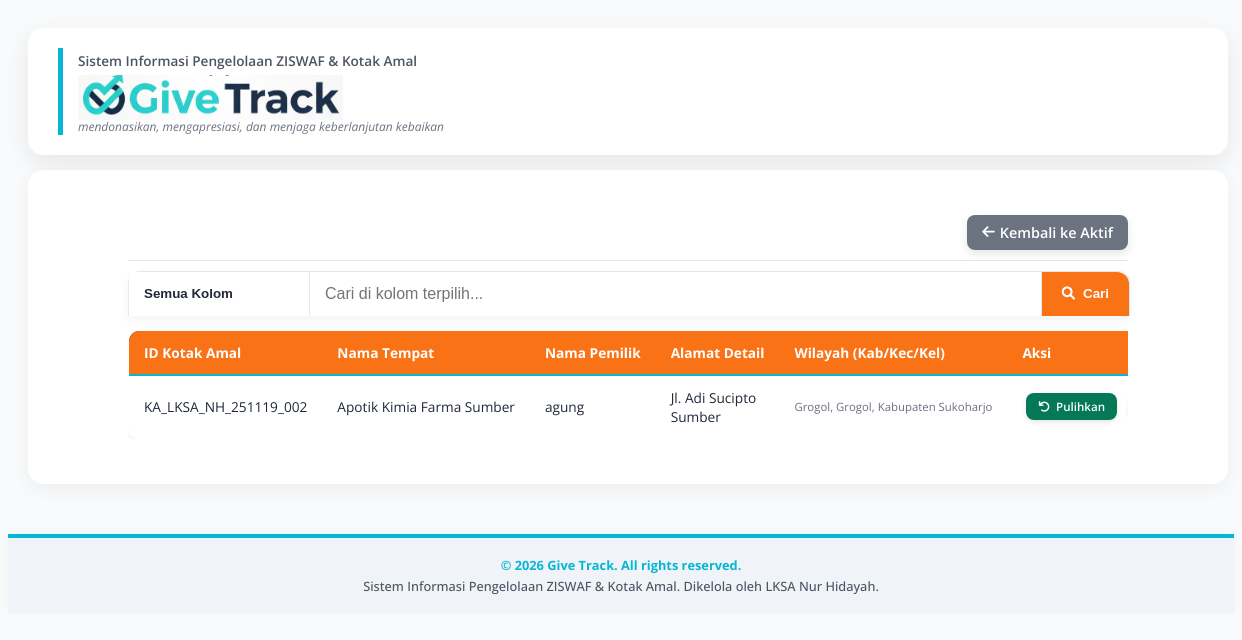
Page /pages/arsip_kotak_amal.php (signed in) on the committed database.
### tables this page shows
CREATE TABLE `kotakamal` (
  `ID_KotakAmal` varchar(30) NOT NULL,
  `Id_lksa` varchar(25) NOT NULL,
  `Nama_Toko` varchar(150) NOT NULL,
  `Alamat_Toko` text NOT NULL COMMENT 'Alamat lengkap gabungan',
  `ID_Provinsi` varchar(100) DEFAULT NULL,
  `ID_Kabupaten` varchar(100) DEFAULT NULL,
  `ID_Kecamatan` varchar(100) DEFAULT NULL,
  `ID_Kelurahan` varchar(100) DEFAULT NULL,
  `Nama_Pemilik` varchar(100) DEFAULT NULL,
  `WA_Pemilik` varchar(20) DEFAULT NULL,
  `Email` varchar(100) DEFAULT NULL,
  `Google_Maps_Link` varchar(255) DEFAULT NULL,
  `Jadwal_Pengambilan` varchar(50) DEFAULT NULL COMMENT 'Bisa berupa tanggal YYYY-MM-DD atau deskripsi hari',
  `Ket` text COMMENT 'Keterangan tambahan',
  `Foto` varchar(255) DEFAULT NULL,
  `Latitude` decimal(10,8) DEFAULT NULL,
  `Longitude` decimal(11,8) DEFAULT NULL,
  `Status` enum('Active','Archived') NOT NULL DEFAULT 'Active'
);

### pages/arsip_kotak_amal.php (the view, shortened to what this page needs)
<?php
include '../config/database.php';
include '../includes/header.php';
$jabatan = $_SESSION['jabatan'];
$id_lksa = $_SESSION['id_lksa'];
$search_query = $_GET['search'] ?? '';
$filter_by = $_GET['filter_by'] ?? 'All';
$column_labels = [
    'All' => 'Semua Kolom',
    'ID_KotakAmal' => 'ID Kotak Amal',
    'Nama_Toko' => 'Nama Tempat',
    'Alamat_Toko' => 'Alamat Lengkap',
    'Nama_Pemilik' => 'Nama Pemilik',
    'ID_Provinsi' => 'Provinsi',
    'ID_Kabupaten' => 'Kota/Kabupaten',
    'ID_Kecamatan' => 'Kecamatan',
    'ID_Kelurahan' => 'Kelurahan/Desa',
    'Jadwal_Pengambilan' => 'Jadwal Ambil'
];
$sql = "SELECT ka.*
        FROM KotakAmal ka
        WHERE ka.Status = 'Archived'";
$params = [];
$types = "";
if ($jabatan != 'Pimpinan' || $id_lksa != 'Pimpinan_Pusat') {
    $sql .= " AND ka.Id_lksa = ?";
    $params[] = $id_lksa;
    $types .= "s";
}
$stmt = $conn->prepare($sql);
if (!empty($params)) {
    $stmt->bind_param($types, ...$params);
}
$stmt->execute();
$result = $stmt->get_result();
?>
<div class="arsip-wrapper">
    <div class="top-nav-actions">
        <a href="kotak-amal.php" class="btn top-nav-btn"><i class="fas fa-arrow-left"></i> Kembali ke Aktif</a>
    </div>
    <form method="GET" action="" class="search-form">
        <div class="search-control-group-simple">
            <div class="search-select-wrapper">
                <select name="filter_by" id="filter_by" class="search-select-simple">
                    <?php
                    foreach ($column_labels as $value => $label) {
                        $selected = ($filter_by == $value) ? 'selected' : '';
                        echo "<option value=\"$value\" $selected>$label</option>";
                    }
                    ?>
                </select>
            </div>
            <input type="text" name="search" placeholder="Cari di kolom terpilih..." value="<?php echo htmlspecialchars($search_query); ?>" class="search-input-simple">
            <div class="search-actions-group">
                <button type="submit" class="btn-search-simple" title="Cari"><i class="fas fa-search"></i> Cari</button>
            </div>
        </div>
    </form>
    <div class="table-container">
        <table class="responsive-table">
            <thead>
                <tr>
                    <th style="width: 12%;">ID Kotak Amal</th>
                    <th style="width: 20%;">Nama Tempat</th>
                    <th style="width: 15%;">Nama Pemilik</th>
                    <th style="width: 25%;">Alamat Detail</th>
                    <th style="width: 18%;">Wilayah (Kab/Kec/Kel)</th>
                    <th style="width: 10%;">Aksi</th>
                </tr>
            </thead>
            <tbody>
                <?php while ($row = $result->fetch_assoc()) {
                    $full_address = htmlspecialchars($row['Alamat_Toko'] ?? '-');
                    $first_comma_pos = strpos($full_address, ',');
                    $detail_address = $first_comma_pos !== false ? substr($full_address, 0, $first_comma_pos) : $full_address;
                    $wilayah_address = htmlspecialchars($row['ID_Kelurahan'] ?? '-');
                    $wilayah_address .= !empty($row['ID_Kecamatan']) ? ', ' . htmlspecialchars($row['ID_Kecamatan']) : '';
                    $wilayah_address .= !empty($row['ID_Kabupaten']) ? ', ' . htmlspecialchars($row['ID_Kabupaten']) : '';
                ?>
                    <tr class="table-row-archived">
                        <td data-label="ID Kotak Amal"><?php echo $row['ID_KotakAmal']; ?></td>
                        <td data-label="Nama Toko"><?php echo $row['Nama_Toko']; ?></td>
                        <td data-label="Nama Pemilik"><?php echo $row['Nama_Pemilik']; ?></td>
                        <td data-label="Alamat Detail" class="alamat-col" title="<?php echo $detail_address; ?>">
                            <?php echo $detail_address; ?>
                        </td>
                        <td data-label="Wilayah">
                            <small style="display: block; color: #6B7280;"><?php echo $wilayah_address; ?></small>
                        </td>
                        <td data-label="Aksi" style="white-space: nowrap;">
                            <a href="proses_restore_kotak_amal.php?id=<?php echo $row['ID_KotakAmal']; ?>" class="btn btn-action-icon btn-restore" title="Pulihkan" onclick="return confirm('Apakah Anda yakin ingin memulihkan Kotak Amal ini?');">
                                <i class="fas fa-undo"></i> Pulihkan
                            </a>
                        </td>
                    </tr>
                <?php } ?>
            </tbody>
        </table>
    </div>
</div>
<?php
include '../includes/footer.php';
?>

### includes/header.php (style rules this page uses)
:root { --primary-color: #1F2937; --secondary-color: #10B981; --tertiary-color: #F9FAFB; --text-dark: #1F2937; --text-light: #fff; --bg-light: #F9FAFB; --border-color: #E5E7EB; --form-bg: #FFFFFF; }
body { font-family: 'Open Sans', sans-serif; background-color: var(--bg-light); background-size: cover; background-position: center; background-attachment: fixed; color: var(--text-dark); min-height: 100vh; overflow-x: hidden; }
.btn { padding: 10px 20px; border: none; cursor: pointer; text-decoration: none; border-radius: 8px; font-weight: 600; transition: transform 0.2s, box-shadow 0.2s; display: inline-block; box-shadow: 0 3px 8px rgba(0, 0, 0, 0.05); }
table { width: 100%; border-collapse: collapse; margin-top: 15px; box-shadow: 0 3px 10px rgba(0, 0, 0, 0.05); border-radius: 10px; overflow: hidden; border: 1px solid var(--border-color); font-size: 0.95em; }
th, td { text-align: left; padding: 12px; border-bottom: 1px solid var(--border-color); }
thead tr { background-color: var(--primary-color); color: var(--text-light); font-weight: 600; border-bottom: 2px solid var(--secondary-color); }
thead th:first-child { border-top-left-radius: 10px; }
thead th:last-child { border-top-right-radius: 10px; }
tbody tr:last-child td { border-bottom: none; }

### pages/arsip_kotak_amal.php (style rules this page uses)
:root { --primary-color: #1F2937; --secondary-color: #06B6D4; --accent-kotak-amal: #F97316; --success-color: #10B981; --danger-color: #EF4444; --border-color: #E5E7EB; --bg-light: #F9FAFB; }
.btn-action-icon { padding: 6px 12px; margin: 0 4px; border-radius: 8px; font-size: 0.85em; display: inline-flex; align-items: center; gap: 6px; font-weight: 600; text-decoration: none; transition: all 0.2s; box-shadow: 0 2px 5px rgba(0, 0, 0, 0.1); }
.btn-restore { background-color: #047857; color: white; }
.arsip-wrapper { max-width: 1000px; margin: 15px auto; }
.top-nav-actions { margin-bottom: 10px; text-align: right; padding: 0 0 10px 0; border-bottom: 1px solid var(--border-color); }
.top-nav-btn { background-color: #6B7280; color: white; padding: 8px 15px; font-weight: 600; font-size: 0.9em; border-radius: 8px; box-shadow: 0 4px 10px rgba(0,0,0,0.1); display: inline-flex; align-items: center; gap: 5px; }
.table-container { width: 100%; overflow-x: auto; margin-top: 0; }
.responsive-table { border-spacing: 0; border-radius: 0 0 12px 12px; overflow: hidden; border: 1px solid var(--border-color); border-top: none; box-shadow: 0 4px 10px rgba(0, 0, 0, 0.05); width: 100%; }
.responsive-table th { background-color: var(--accent-kotak-amal) !important; color: white; font-weight: 700; padding: 12px 15px; font-size: 0.9em; white-space: nowrap; }
.responsive-table td { padding: 12px 15px; font-size: 0.9em; white-space: nowrap; }
.responsive-table tbody tr { transition: background-color 0.2s, box-shadow 0.2s; }
.alamat-col { white-space: normal !important; max-width: 250px; width: 250px; overflow: hidden; text-overflow: ellipsis; }
.search-form { max-width: 1000px; margin: 0 auto; }
.search-control-group-simple { display: flex; align-items: stretch; gap: 0; padding: 0; margin: 0; width: 100%; background-color: #fff; border-radius: 12px 12px 0 0; border: 1px solid var(--border-color); border-bottom: none; box-shadow: 0 4px 10px rgba(0,0,0,0.05); }
.search-select-wrapper { position: relative; flex-shrink: 0; width: 180px; border-right: 1px solid var(--border-color); }
.search-select-simple { padding: 12px 15px; border: none; background-color: #fff; width: 100%; height: 100%; font-weight: 600; color: var(--primary-color); -webkit-appearance: none; -moz-appearance: none; appearance: none; cursor: pointer; }
.search-input-simple { padding: 12px 15px; border: none; font-size: 1em; background-color: white; flex-grow: 1; min-width: 200px; border-right: 1px solid var(--border-color); }
.search-actions-group { display: flex; gap: 0; align-items: center; flex-shrink: 0; }
.btn-search-simple { background-color: var(--accent-kotak-amal); color: white; padding: 12px 20px; border: none; border-radius: 0 12px 0 0; font-weight: 700; cursor: pointer; line-height: 1.5; height: 100%; display: flex; align-items: center; gap: 8px; }

### rows in the picture
kotakamal: ID_KotakAmal "KA_LKSA_NH_251119_002", Nama_Toko "Apotik Kimia Farma Sumber", Nama_Pemilik "agung", Alamat_Toko "Jl. Adi Sucipto Sumber", wilayah_address "Grogol, Grogol, Kabupaten Sukoharjo"

### other values in the picture
form field filter_by "Semua Kolom"
